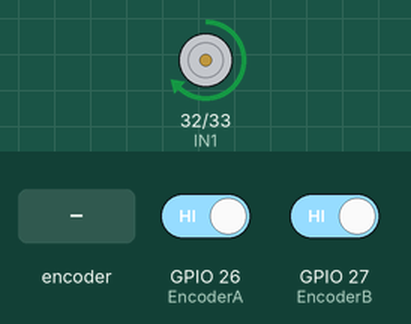
A sketch run on a simulated ESP32. On the bench: motor-driver pin pairs drawn as motors (green arrow = first pin HIGH = forward, orange = second pin HIGH = backward, longer = more drive, scaled by the enable pin). The test bench sets the inputs (shaded band); at power-on: GPIO 26 (EncoderA) HIGH, GPIO 27 (EncoderB) HIGH. What the sketch prints to the serial monitor is not drawn.

Above: at 1.2 s.
1.3 s: rotary encoder on GPIO 26 (EncoderA) / GPIO 27 (EncoderB) turned 2 steps (second pin leading)
Timing chart, 0 to 4.3 s (numbered marks = the images above; inputs shaded):
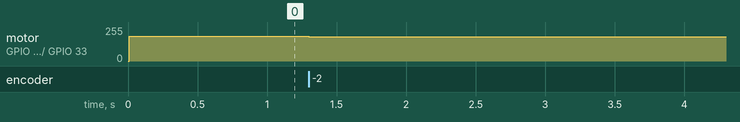

The sketch:

PID_posicion.ino
```cpp
//Inicialización de Variables
volatile int theta = 0;
volatile int contador= 0;
int sp= 360;
#define IN1 32 //Pines del puente H
#define IN2 33 //Pines del puente H
float pv;

// Parámetros PWM
# define pwmPIN 25
const int frecuencia=15000;
const int resolucion=12;

// Variables del PID
float cv;      // Control variable (Ley de Control)
float cv1;         // Valor anterior de cv
float error;       // Error actual
float error1;      // Error anterior
float error2;      // Error dos etapas atrás

// Parámetros del PID
float Kp = 1;
float Ki = 0;
float Kd = 0;
float Tm = 0.01; // Tiempo de muestreo

#define EncoderA 26
#define EncoderB 27

hw_timer_t *timer = NULL;

volatile bool tiempo_muestreo = false;

void IRAM_ATTR timerInterrupcion() {
 tiempo_muestreo = true;
}

void IRAM_ATTR interrupcion1(){
  if (digitalRead(EncoderA) != digitalRead(EncoderB)){
     theta++;
  }
  else{
    theta--;
  }
}

void IRAM_ATTR interrupcion2(){
  if (digitalRead(EncoderA) == digitalRead(EncoderB)){
    theta++;
  }
  else{
    theta--;
  }
}

//Tiempo de muestreo
unsigned long lastTime = 0;
const unsigned long Ts_us = 10000; // 10 ms

void setup() {
  Serial.begin(115200);
  ledcAttach(pwmPIN, frecuencia, resolucion);

  pinMode(EncoderA, INPUT_PULLUP);
  pinMode(EncoderB, INPUT_PULLUP);

  pinMode(IN1, OUTPUT); // Configurar IN1 como salida
  pinMode(IN2, OUTPUT); // Configurar IN2 como salida
  pinMode(pwmPIN, OUTPUT);

  attachInterrupt(digitalPinToInterrupt(EncoderB),interrupcion1,CHANGE); //Flanco de subida
  attachInterrupt(digitalPinToInterrupt(EncoderA),interrupcion2,CHANGE); //Flanco de subida

  timer = timerBegin(1000000); // 1 MHz -> 1 tick = 1 us
  timerAttachInterrupt(timer, &timerInterrupcion);
  timerAlarm(timer, 10000, true, 0); // 10 ms


}

void loop() {
if (tiempo_muestreo){
  tiempo_muestreo = false;

  pv = theta * (360.0 / 2483.0); //ángulo del eje principal CAMBIAR 1121 POR PPR

  error = sp - pv;

  // --- Ecuación de diferencias del PID ---
  cv = cv1 + (Kp + Kd / Tm) * error + (-Kp + Ki * Tm - 2 * Kd / Tm) * error1 + (Kd / Tm) * error2;
  cv1 = cv; // Guardar valor actual de cv
  error2 = error1; // Actualizar errores
  error1 = error;

// --- Saturar la salida del PID ---
  if (cv > 500.0) {
    cv = 500.0;
  }
  if (cv < -500.0) {
    cv = -500.0;
  }

  if (cv >= 0) {
    digitalWrite(IN1, HIGH);
    digitalWrite(IN2, LOW);
    ledcWrite(pwmPIN, (cv * 4095.0 / 500.0));
    }
    else if (cv < 0) {
      digitalWrite(IN1, LOW);
      digitalWrite(IN2, HIGH);
      ledcWrite(pwmPIN, (abs(cv) * 4095.0 / 500.0));
    }

  Serial.print("SP: ");
  Serial.print(pv);
  Serial.print(" CV: ");
  Serial.print(cv);
  Serial.print(" PPR: ");
  Serial.println(theta);

}
}
```

Measured:
- after the input at 1.3 s, motor on GPIO 32 (IN1) / GPIO 33 (IN2): forward 184/255 → forward 183/255 at once
